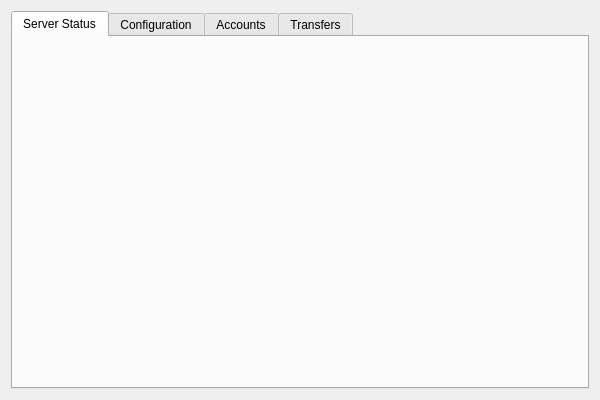
<?xml version="1.0" encoding="UTF-8"?>
<ui version="4.0">
 <class>ServerMonitorWindow</class>
 <widget class="QWidget" name="ServerMonitorWindow">
  <property name="geometry">
   <rect>
    <x>0</x>
    <y>0</y>
    <width>600</width>
    <height>400</height>
   </rect>
  </property>
  <property name="windowTitle">
   <string>Form</string>
  </property>
  <layout class="QHBoxLayout" name="horizontalLayout">
   <item>
    <widget class="QTabWidget" name="tabWidget">
     <property name="currentIndex">
      <number>0</number>
     </property>
     <widget class="QWidget" name="tab">
      <attribute name="title">
       <string>Server Status</string>
      </attribute>
     </widget>
     <widget class="QWidget" name="tab_2">
      <attribute name="title">
       <string>Configuration</string>
      </attribute>
     </widget>
     <widget class="QWidget" name="tab_3">
      <attribute name="title">
       <string>Accounts</string>
      </attribute>
     </widget>
     <widget class="QWidget" name="tab_4">
      <attribute name="title">
       <string>Transfers</string>
      </attribute>
     </widget>
    </widget>
   </item>
  </layout>
 </widget>
 <resources/>
 <connections/>
</ui>
